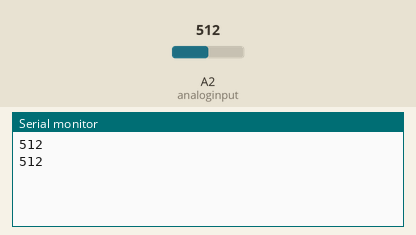
Simulated run of this sketch. Board: Arduino Uno, built with avr-gcc and run on an emulated ATmega328P. Parts: the last lines printed to the serial monitor. The test bench sets the inputs (shaded band); at power-on: A2 (analoginput) = 512.

Above: at 1.8 s.
1.9 s: A2 (analoginput) set to 716
At 2.6 s:
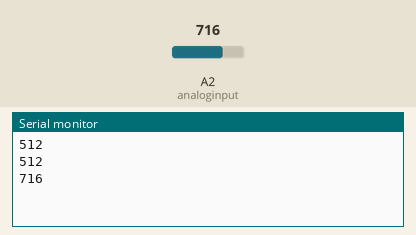
3.4 s: A2 (analoginput) set to 900
At 4.8 s:
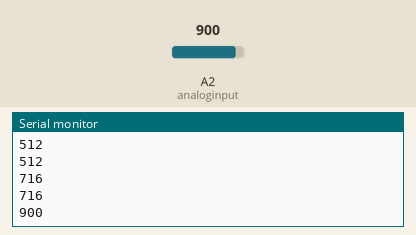
Timing chart, 0 to 6.4 s (numbered marks = the images above; inputs shaded):
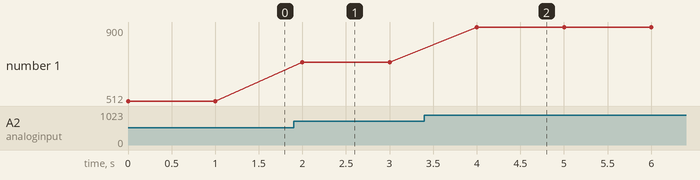

The sketch:

AnalogInput.ino
```cpp
//CodebysinggihFebriana


int analoginput =A2;
int value=0;
void setup() {
  // put your setup code here, to run once:
  Serial.begin(9600);

}

void loop() {
  // put your main code here, to run repeatedly:
  value=analogRead(analoginput);
  Serial.println(value);
  delay(1000);

}
```

Measured:
- after the input at 1.9 s, the serial monitor: prints a new line after 0.10 s (image 1)
- after the input at 3.4 s, the serial monitor: prints a new line after 0.60 s (image 2)
- plotted number 1: 512 → 716 after the input at 1.9 s, 716 → 900 after the input at 3.4 s
